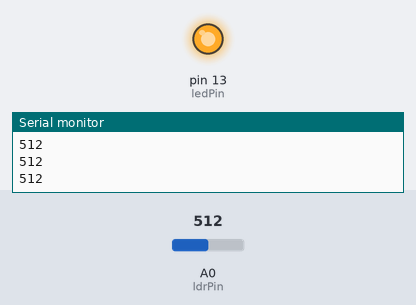
The sketch below on a simulated Arduino Uno, built with avr-gcc and run on an emulated ATmega328P. Shown: output pins drawn as LEDs (lit = HIGH), the last lines printed to the serial monitor. The test bench sets the inputs (shaded band); at power-on: A0 (ldrPin) = 512.

Above: at 1.2 s.
1.3 s: A0 (ldrPin) set to 484
At 1.8 s:
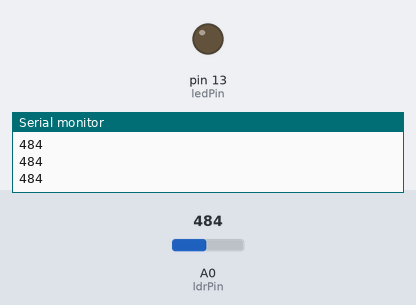
2.8 s: A0 (ldrPin) set to 510
At 4.0 s:
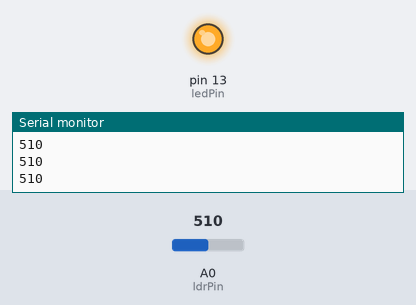
4.3 s: A0 (ldrPin) set to 490
At 5.3 s:
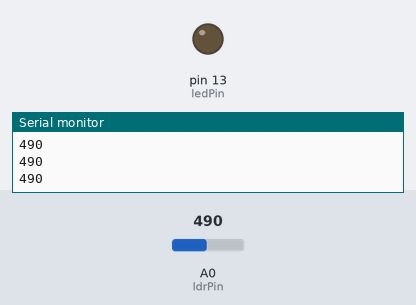
Timing chart, 0 to 7.3 s (numbered marks = the images above; inputs shaded):
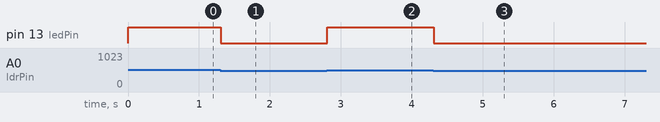

Measured:
- the behaviour switches between 501 and 500 on A0 (ldrPin) (found by bisection; images 0 and 1)
- after the input at 1.3 s, pin 13 (ledPin): HIGH → LOW at once
- after the input at 2.8 s, pin 13 (ledPin): LOW → HIGH at once
- after the input at 4.3 s, pin 13 (ledPin): HIGH → LOW at once

The sketch:

ders_10-LDR_Kullan_m_.ino
```cpp
int ldrPin=A0;
int ldrValue=0;
int ledPin=13;


void setup() {
  Serial.begin(9600);
  pinMode(ldrPin,INPUT);
  pinMode(ledPin,OUTPUT);
  Serial.println("Started...");
  delay(1);

}

void loop() {
  ldrValue=analogRead(ldrPin);
  Serial.println(ldrValue);
  if(ldrValue>500){
    digitalWrite(ledPin,HIGH);

    }else{
    digitalWrite(ledPin,LOW);

      }

}
```
